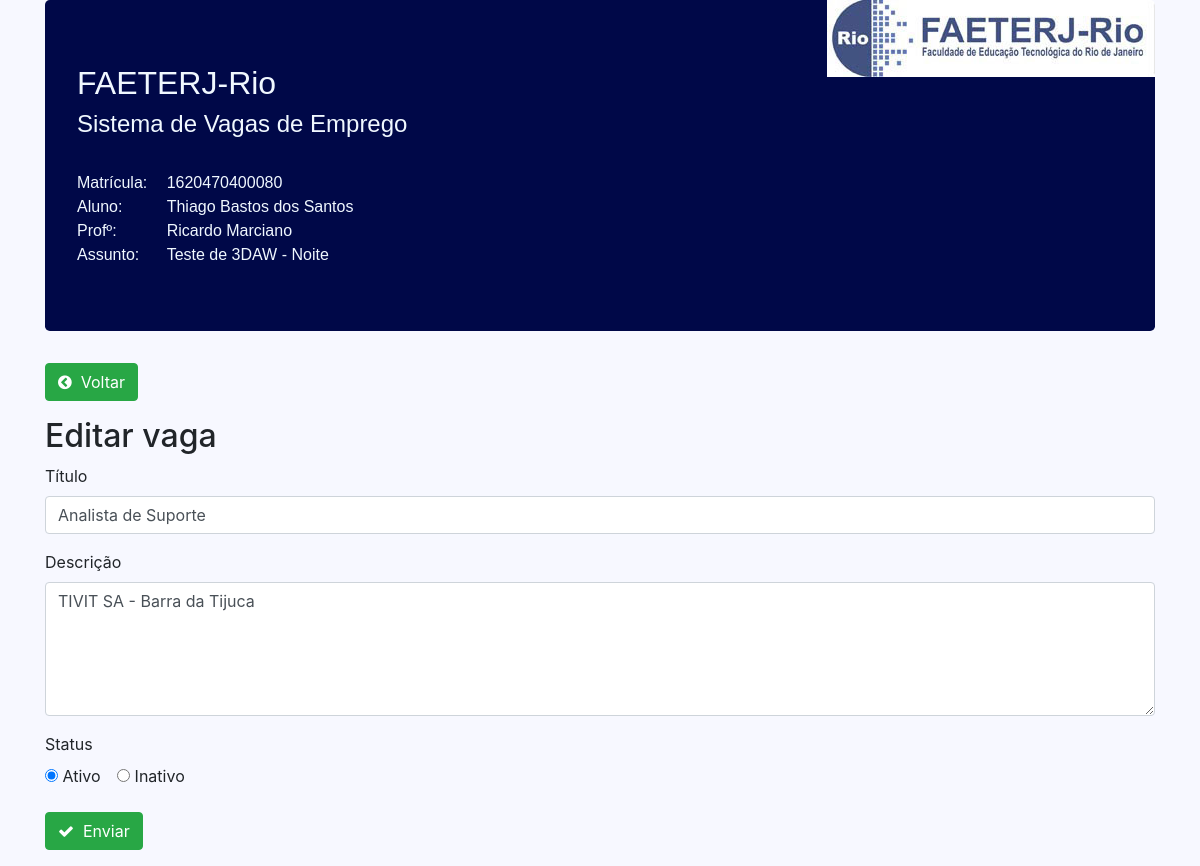
The app's page /editar.php?id=17 with its own data.
### tables this page shows
CREATE TABLE `vagas` (
  `id` int(11) NOT NULL,
  `titulo` varchar(255) NOT NULL,
  `descricao` text NOT NULL,
  `ativo` enum('s','n') NOT NULL,
  `data` timestamp NOT NULL DEFAULT current_timestamp() ON UPDATE current_timestamp(),
  `alteracao` timestamp NOT NULL DEFAULT '0000-00-00 00:00:00'
);

### editar.php (called while the page is built, shortened)
<?php
$obVaga=Vaga::getVaga($_GET['id']);
include 'includes/header.php';
include 'includes/formulario-edit.php';
include 'includes/footer.php';
?>

### app/Db/Database.php (called while the page is built, shortened)
<?php
class Database{
    private $table;
    private $connection;
    public function __construct($table = null)
    {
        $this->table = $table;
    }
    private function setConnection(){
        try{
            $this->connection=new PDO('mysql:host='.self::HOST.';dbname='.self::NAME,self::USER,self::PASS,array(PDO::MYSQL_ATTR_INIT_COMMAND => "SET NAMES utf8"));
            $this->connection->setAttribute(PDO::ATTR_ERRMODE,PDO::ERRMODE_EXCEPTION);
        }catch(PDOException $e){
            die('ERROR: '.$e->getMessage());
        }
    }
    public function execute($query,$params = []){
        try{
            $statement = $this->connection->prepare($query);
            $statement->execute($params);
            return $statement;
        }catch(PDOException $e){
            die('ERROR: '.$e->getMessage());
        }
    }
    public function select($where=null, $order=null, $limit=null, $fields = '*'){
        $where=strlen($where) ? 'WHERE '.$where : '';
        $order=strlen($order) ? 'ORDER BY '.$order : '';
        $limit=strlen($limit) ? 'LIMIT '.$limit: '';
        $query='SELECT '.$fields.' FROM '.$this->table.' '.$where.' '.$order.' '.$limit;
        return $this->execute($query);
    }
}

### app/Entity/Vaga.php (called while the page is built, shortened)
<?php
class Vaga
{
    public static function getVaga($id){
        return (new Database('vagas'))->select('id = '.$id)->fetchObject(self::class);
    }
}

### includes/formulario-edit.php (the view)
<main>
    <section>
        <a href="index.php">
            <button class="btn btn-success"><i class="fa fa-chevron-circle-left" aria-hidden="true"></i>&nbsp Voltar</button>
        </a>
    </section>
    <h2 class="mt-3"><?= TITLE ?></h2>
    <form method="post">
        <div class="form-group">
            <label>Título</label>
            <input type="text" class="form-control" name="titulo" value="<?= $obVaga->titulo ?>">
        </div>
        <div class="form-group">
            <label>Descrição</label>
            <textarea class="form-control" name="descricao" rows="5"><?= $obVaga->descricao ?></textarea>
        </div>
        <div class="form-group">
            <label>Status</label>
            <div>
                <div class="form-check form-check-inline">
                    <label>
                        <input type="radio" name="ativo" value="s" checked> Ativo
                    </label>
                </div>
                <div class="form-check form-check-inline">
                    <label>
                        <input type="radio" name="ativo" value="n" <?= $obVaga->ativo == 'n' ? 'checked' : '' ?>> Inativo
                    </label>
                </div>
            </div>
        </div>
        <div class="form-group">
            <button type="submit" class="btn btn-success"><i class="fa fa-check" aria-hidden="true"></i>&nbsp Enviar</button>
        </div>
    </form>
</main>

### includes/css/style.css (style rules this page uses)
body { background: #f7f8ff; }

### records on screen
vagas: titulo "Analista de Suporte", descricao "TIVIT SA - Barra da Tijuca", ativo "☐ Inativo"

### other values on screen
TITLE "Editar vaga"
